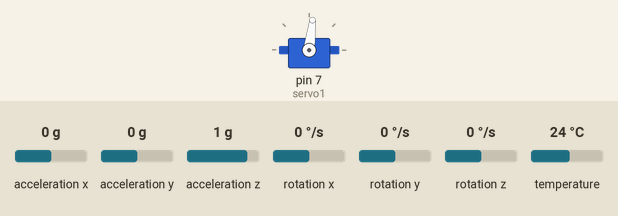
A sketch run on a simulated Arduino Uno, built with avr-gcc and run on an emulated ATmega328P. Shown: servo. The test bench sets the inputs (shaded band); at power-on: acceleration x 0 g, acceleration y 0 g, acceleration z 1 g, rotation x 0 °/s, rotation y 0 °/s, rotation z 0 °/s, temperature 24 °C. What the sketch prints to the serial monitor is not drawn.

Above: at 1.3 s.
1.4 s: acceleration x set to -1.4 g
At 2.6 s:
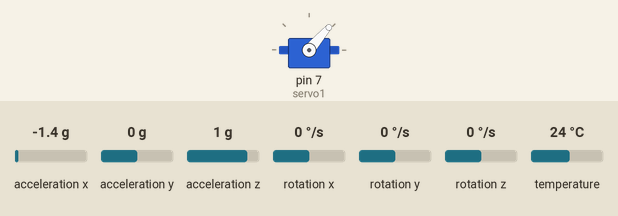
2.9 s: acceleration y set to -1.4 g
At 3.6 s:
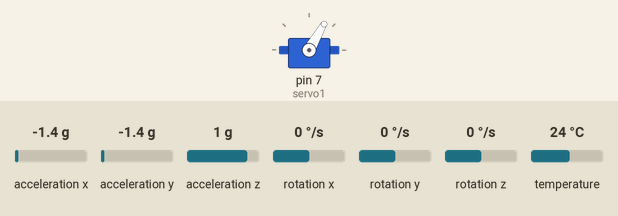
4.4 s: acceleration x set to -0.8 g
At 4.8 s:
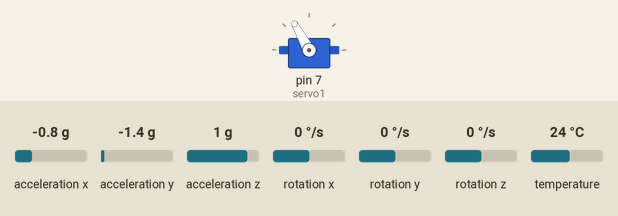
5.9 s: acceleration z set to 0 g
At 7.1 s:
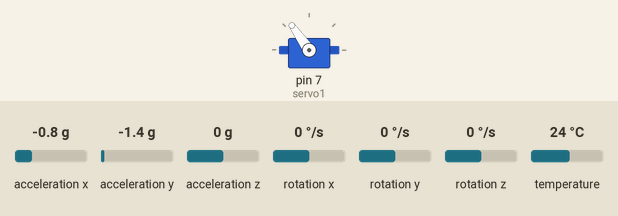
7.4 s: acceleration y set to 0 g
At 8.3 s:
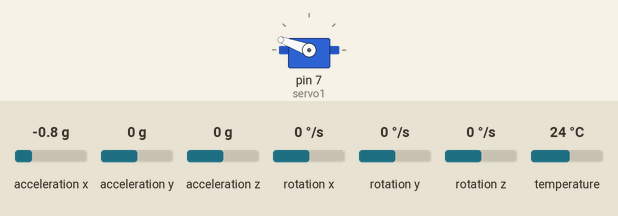
8.9 s: acceleration x set to 0.8 g
At 9.4 s:
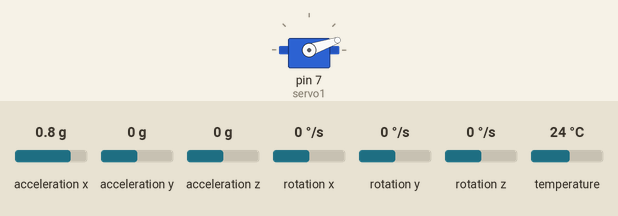
Timing chart, 0 to 11.4 s (numbered marks = the images above; inputs shaded):
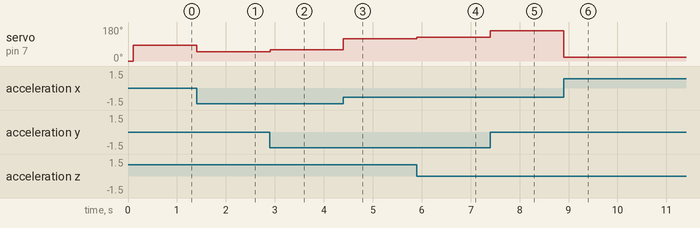

Measured:
- after the input at 1.4 s, servo on pin 7 (servo1): 83° → 49° at once
- after the input at 2.9 s, servo on pin 7 (servo1): 49° → 60° at once
- after the input at 4.4 s, servo on pin 7 (servo1): 60° → 119° at once
- after the input at 5.9 s, servo on pin 7 (servo1): 119° → 125° at once
- after the input at 7.4 s, servo on pin 7 (servo1): 125° → 160° at once
- after the input at 8.9 s, servo on pin 7 (servo1): 160° → 19° at once

The sketch:

mpu6050_servo_modified_new.ino
```cpp
#include <Adafruit_MPU6050.h>
#include <Adafruit_Sensor.h>
#include <Wire.h>
#include <Servo.h>
#include <math.h>

Adafruit_MPU6050 mpu;

Servo servo1;

#define threshold 2
float previous_difference = 0;

float mapFloat(float x, float in_min, float in_max, float out_min, float out_max)
{
  return (x - in_min) * (out_max - out_min) / (in_max - in_min) + out_min;
}

void setup(void) {
  Serial.begin(115200);

  // Try to initialize!
  if (!mpu.begin()) {
    Serial.println("Failed to find MPU6050 chip");
    while (1) {
      delay(10);
    }
  }
  Serial.println("MPU6050 Found!");

  // set accelerometer range to +-8G
  mpu.setAccelerometerRange(MPU6050_RANGE_8_G);

  // set gyro range to +- 500 deg/s
  mpu.setGyroRange(MPU6050_RANGE_250_DEG);

  // set filter bandwidth to 21 Hz
  mpu.setFilterBandwidth(MPU6050_BAND_21_HZ);

  delay(100);
  servo1.attach(7);

  servo1.write(0);

}

void loop() {
  /* Get new sensor events with the readings */
  sensors_event_t a, g, temp;
  mpu.getEvent(&a, &g, &temp);

  float xi = a.gyro.x;
  float yi = a.gyro.y;
  float zi = a.gyro.z;

  Serial.println(xi);

  xi = mapFloat(xi, -10, 10, 0, 180);
  float xf = 0;//Serial.readStringUntil('\n').toFloat();
  float yf = 0;//Serial.readStringUntil('\n').toFloat();
  float zf = 0;//Serial.readStringUntil('\n').toFloat();

  float magnitude = sqrt(pow(xf - xi, 2) + pow(yf - yi, 2) + pow(zf - zi, 2));
  float anglex = acos((xf - xi)/magnitude) * 180/M_PI;
  float angley = acos((yf - yi)/magnitude) * 180/M_PI;
  float anglez = acos((zf - zi)/magnitude) * 180/M_PI;

  float differencex = anglex - xi;

  if (previous_difference == 0){
    previous_difference = differencex;
    servo1.write((int) differencex);
  }
  else if (abs(differencex- previous_difference) >= threshold){
    servo1.write((int) differencex);
    previous_difference = differencex;
  }
}
```
